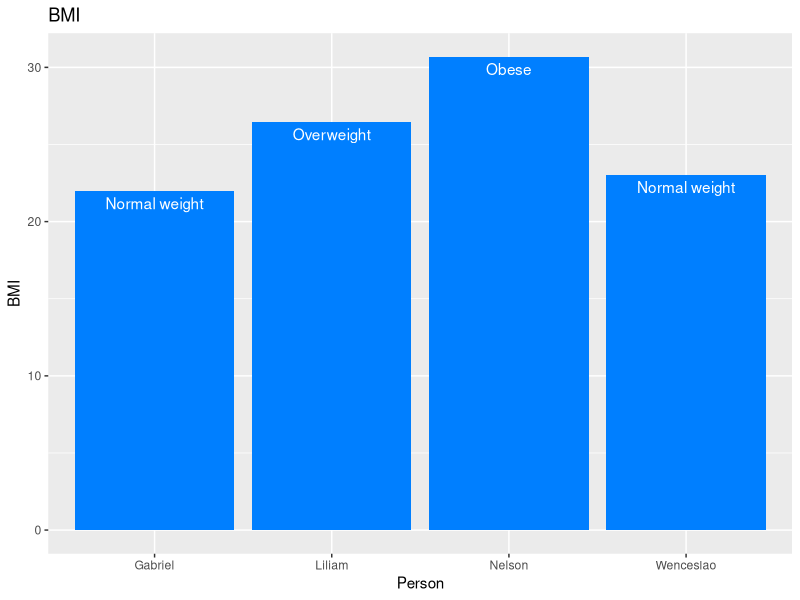

Write R code to recreate this figure.
 install.packages("tidyverse")
install.packages("dplyr")
library(tidyverse)
library(dplyr)
library(ggplot2)

name <- c('Nelson', 'Liliam', 'Gabriel', 'Wenceslao')
wt <- c(220, 140, 50, 130)
ht <- c(71, 61, 40, 63)

df <- data.frame(name, wt, ht)

df <- mutate(df, BMI = wt / ht ** 2 * 703)

df <- df %>% 
        mutate (status = ifelse (BMI < 18.5, "Underweight",
                         ifelse (BMI >= 18.5 & BMI < 25, "Normal weight",
                         ifelse (BMI >= 25 & BMI < 30, "Overweight", "Obese"))))

summary(df)

# bar chart
ggplot(df, aes(x=name, y=BMI)) +
  geom_bar(stat="identity", fill="#007FFF") +
  geom_text(aes(label=status), vjust=1.5, color ="white")+
  labs(title='BMI', x="Person",y="BMI")


# combo chart - bar and line
# ggp <- ggplot (df) +
#           geom_bar(aes(name, wt), stat="identity") +
#           geom_line(aes(name, bmi*max(wt),group=1 ),color="black", lwd=3) +
#     #      labs(title='weight vs bmi',x="person",y="weight (in lbs)") +
#           scale_y_continuous(sec.axis=sec_axis(~ . /max(df$wt)))
# ggp
